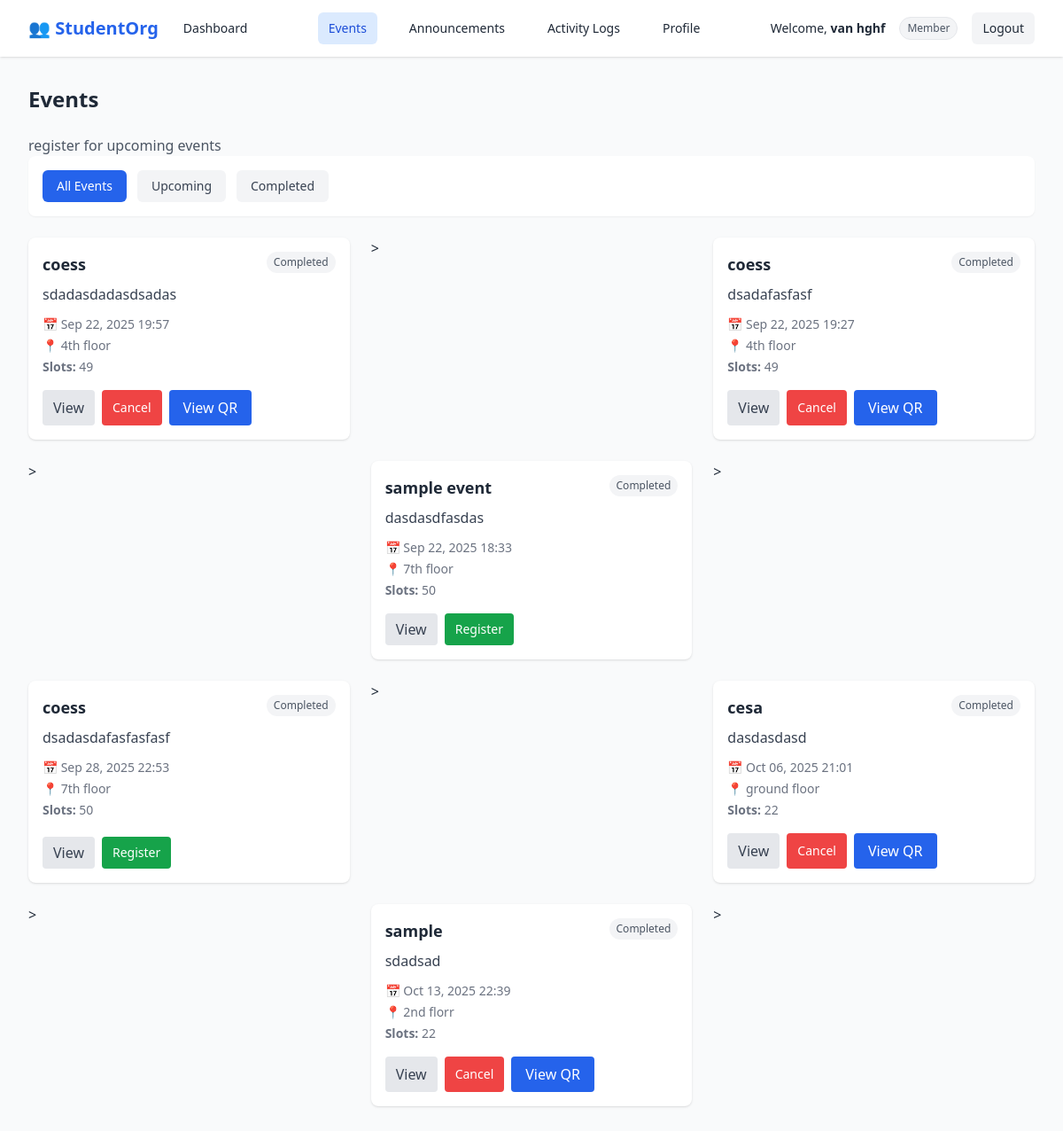
Page /events/ (signed in) on the committed database.
### accounts/models.py (models this page shows)
class Event(models.Model):
    title = models.CharField(max_length=200)
    start_datetime = models.DateTimeField(default=timezone.now)
    end_datetime = models.DateTimeField(default=timezone.now)
    location = models.CharField(max_length=255, default="TBA")
    max_slots = models.PositiveIntegerField(default=50)
    description = models.TextField(blank=True, null=True)
    def slots_remaining(self):
        return self.max_slots - self.registrations.count()
    def is_registered_by(self, user):
        return self.registrations.filter(user=user).exists()

### accounts/views.py (the view)
# urls.py: path("events/", views.event_list, name="event_list"),
@login_required
def event_list(request):
    events = Event.objects.annotate(registered_count=Count('registrations'))
    now = timezone.now()
    for e in events:
        e.registered = e.is_registered_by(request.user)
        e.form = EventForm(instance=e)
    return render(request, 'accounts/event_list.html', {
        "events": events,
        "now": now,
    })

### accounts/templates/accounts/event_list.html (shortened to what this page needs)
{% extends 'accounts/base.html' %}
{% load static %}
{% block content %}
<div class="max-w-7xl mx-auto px-4 sm:px-6 lg:px-8 py-8">
  <h1 class="text-2xl font-bold text-gray-800 mb-6">Events</h1>
  <p class="text-gray-600">register for upcoming events</p>
  <div class="bg-white rounded-lg shadow-sm p-4 mb-6">
  <div class="flex items-center flex-wrap gap-3">
    <div class="flex gap-3">
      <button class="px-4 py-2 rounded-md bg-blue-600 text-white text-sm">All Events</button>
      <button class="px-4 py-2 rounded-md bg-gray-100 text-gray-700 text-sm">Upcoming</button>
      <button class="px-4 py-2 rounded-md bg-gray-100 text-gray-700 text-sm">Completed</button>
    </div>
  </div>
</div>
  <div class="grid grid-cols-1 sm:grid-cols-2 lg:grid-cols-3 gap-6">
    {% for event in events %}
    <div class="bg-white rounded-lg shadow p-4 flex flex-col justify-between">
      <div>
        <div class="flex justify-between items-start mb-2">
          <h3 class="text-lg font-semibold">{{ event.title }}</h3>
          {% if event.start_datetime > now %}
          <span class="text-green-700 bg-green-50 px-2 py-1 rounded-full text-xs">Upcoming</span>
          {% else %}
          <span class="text-gray-600 bg-gray-100 px-2 py-1 rounded-full text-xs">Completed</span>
          {% endif %}
        </div>
        <p class="text-gray-700 line-clamp-3 mb-3">{{ event.description }}</p>
        <div class="text-sm text-gray-500 space-y-1">
          <div>📅 {{ event.start_datetime|date:"M d, Y H:i" }} </div>
          <div>📍 {{ event.location }}</div>
          <div><strong>Slots:</strong> {{ event.slots_remaining }}</div>
        </div>
      </div>
      <div class="mt-4 flex flex-wrap gap-2">
        <button onclick="openModal('modalView{{ event.id }}')"
           class="px-3 py-1 bg-gray-200 text-gray-700 rounded hover:bg-gray-300 modal-open">View</button>
        {% if user.member.role in "admin superadmin" %}
        <button onclick="openModal('modalEdit{{ event.id }}')"
           class="px-3 py-1 bg-gray-200 text-gray-700 rounded hover:bg-gray-300 modal-open">Edit</button>
        <button onclick="openModal('modalDelete{{ event.id }}')"
          class="bg-red-500 hover:bg-red-700 text-white px-3 py-2 rounded text-sm">Delete</button>
          <a href="{% url 'accounts:scan_qr' %}">
        <a href="{% url 'accounts:view_qr' event.id %}" class="px-4 py-2 bg-gray-100 hover:bg-gray-200 rounded-md text-sm">View QR</a>
          </a>
        {% else %}
        {% if event.registered %}
        <button onclick="openModal('modalCancel{{ event.id }}')"
          class="bg-red-500 hover:bg-red-700 text-white px-3 py-2 rounded text-sm">Cancel</button>
        {% elif event.slots_remaining > 0 %}
        <button onclick="openModal('modalRegister{{ event.id }}')"
          class="bg-green-600 hover:bg-green-700 text-white px-3 py-2 rounded text-sm">Register</button>
        {% endif %}
        {% endif %}
        {% if event.registered %}
      <a href="{% url 'accounts:view_qr' event.id %}"
     class="px-4 py-2 bg-blue-600 text-white rounded hover:bg-blue-700">
     View QR
  </a>
{% endif %}
      </div>
    </div>
>
    {% endfor %}
  </div>
</div>
{% endblock %}

### accounts/templates/accounts/base.html (shortened to what this page needs)
{% load static %}
<!DOCTYPE html>
<html lang="en">
<head>
  <script src="https://cdn.tailwindcss.com"></script>
  <link rel="stylesheet" href="{% static 'accounts/css/style.css' %}">
</head>
<body
  class="{% if request.resolver_match.url_name in 'login register' %}
         min-h-screen flex items-center justify-center bg-gradient-to-br from-blue-50 to-indigo-100 text-gray-800
         {% else %}
         bg-gray-50 text-gray-800
         {% endif %}">
  {% if request.resolver_match.url_name not in 'login register' %}
  <nav class="bg-white shadow">
    <div class="max-w-7xl mx-auto px-4 sm:px-6 lg:px-8">
      <div class="flex justify-between h-16 items-center">
        <div class="flex items-center space-x-4">
          <span class="text-xl font-bold text-blue-600 flex items-center">
            👥 StudentOrg
          </span>
          {% if user.is_superuser %}
            <a href="{% url 'accounts:superadmin_dashboard' %}"
               class="px-3 py-2 rounded-md text-sm font-medium
               {% if request.resolver_match.url_name == 'superadmin_dashboard' %} bg-blue-100 text-blue-700 {% else %} hover:bg-gray-100 {% endif %}">
              Dashboard
            </a>
          {% elif user.member.role == "admin" %}
            <a href="{% url 'accounts:admin_dashboard' %}"
               class="px-3 py-2 rounded-md text-sm font-medium
               {% if request.resolver_match.url_name == 'admin_dashboard' %} bg-blue-100 text-blue-700 {% else %} hover:bg-gray-100 {% endif %}">
              Dashboard
            </a>
          {% else %}
            <a href="{% url 'accounts:member_dashboard' %}"
               class="px-3 py-2 rounded-md text-sm font-medium
               {% if request.resolver_match.url_name == 'member_dashboard' %} bg-blue-100 text-blue-700 {% else %} hover:bg-gray-100 {% endif %}">
              Dashboard
            </a>
          {% endif %}
        </div>
        {% if user.member.role == "admin" or user.member.role == "superadmin" %}
        <div class="flex space-x-6">
          <a href="{% url 'accounts:membership_list' %}"
             class="px-3 py-2 rounded-md text-sm font-medium
             {% if request.resolver_match.url_name == 'membership_list' %} bg-blue-100 text-blue-700 {% else %} hover:bg-gray-100 {% endif %}">
            Members
          </a>
          <a href="{% url 'accounts:event_list' %}"
             class="px-3 py-2 rounded-md text-sm font-medium
             {% if request.resolver_match.url_name == 'event_list' %} bg-blue-100 text-blue-700 {% else %} hover:bg-gray-100 {% endif %}">
            Events
          </a>
          <a href="{% url 'accounts:announcement_list' %}"
             class="px-3 py-2 rounded-md text-sm font-medium
             {% if request.resolver_match.url_name == 'announcement_list' %} bg-blue-100 text-blue-700 {% else %} hover:bg-gray-100 {% endif %}">
            Announcements
          </a>
          <a href="{% url 'accounts:audit_log_list' %}"
             class="px-3 py-2 rounded-md text-sm font-medium
             {% if request.resolver_match.url_name == 'audit_log_list' %} bg-blue-100 text-blue-700 {% else %} hover:bg-gray-100 {% endif %}">
            Activity Logs
          </a>
          <a href="{% url 'accounts:profile_update' %}"
             class="px-3 py-2 rounded-md text-sm font-medium
             {% if request.resolver_match.url_name == 'profile_update' %} bg-blue-100 text-blue-700 {% else %} hover:bg-gray-100 {% endif %}">
            Profile
          </a>
        </div>
        {% else %}
        <div class="flex space-x-6">
          <a href="{% url 'accounts:event_list' %}"
             class="px-3 py-2 rounded-md text-sm font-medium
             {% if request.resolver_match.url_name == 'event_list' %} bg-blue-100 text-blue-700 {% else %} hover:bg-gray-100 {% endif %}">
            Events
          </a>
          <a href="{% url 'accounts:announcement_list' %}"
             class="px-3 py-2 rounded-md text-sm font-medium
             {% if request.resolver_match.url_name == 'announcement_list' %} bg-blue-100 text-blue-700 {% else %} hover:bg-gray-100 {% endif %}">
            Announcements
          </a>
          <a href="{% url 'accounts:audit_log_list' %}"
             class="px-3 py-2 rounded-md text-sm font-medium
             {% if request.resolver_match.url_name == 'audit_log_list' %} bg-blue-100 text-blue-700 {% else %} hover:bg-gray-100 {% endif %}">
            Activity Logs
          </a>
          <a href="{% url 'accounts:profile_update' %}"
             class="px-3 py-2 rounded-md text-sm font-medium
             {% if request.resolver_match.url_name == 'profile_update' %} bg-blue-100 text-blue-700 {% else %} hover:bg-gray-100 {% endif %}">
            Profile
          </a>
        </div>
        {% endif %}
        <div class="flex items-center space-x-4">
          <span class="text-sm">
            Welcome, <strong>{{ user.get_full_name|default:user.username }}</strong>
          </span>
          {% if user.is_superuser %}
            <span class="px-2 py-1 text-xs rounded-full bg-blue-100 text-blue-600 border border-blue-200">
              Superadmin
            </span>
          {% elif user.member.role == "admin" %}
            <span class="px-2 py-1 text-xs rounded-full bg-green-100 text-green-600 border border-green-200">
              Admin
            </span>
          {% else %}
            <span class="px-2 py-1 text-xs rounded-full bg-gray-100 text-gray-600 border border-gray-200">
              Member
            </span>
          {% endif %}
          <a href="{% url 'accounts:logout' %}"
             class="px-3 py-2 rounded-md bg-gray-100 hover:bg-gray-200 text-sm font-medium">
            Logout
          </a>
        </div>
      </div>
    </div>
  </nav>
  {% endif %}
  {% block content %}{% endblock %}
</body>
</html>

### rows in the picture
Event: title "coess", shows "Completed", description "sdadasdadasdsadas", start_datetime "Sep 22, 2025 19:57", location "4th floor", slots_remaining "49", shows "View QR"
Event: title "coess", shows "Completed", description "dsadafasfasf", start_datetime "Sep 22, 2025 19:27", location "4th floor", slots_remaining "49", shows "View QR"
Event: title "sample event", shows "Completed", description "dasdasdfasdas", start_datetime "Sep 22, 2025 18:33", location "7th floor", slots_remaining "50"
Event: title "coess", shows "Completed", description "dsadasdafasfasfasf", start_datetime "Sep 28, 2025 22:53", location "7th floor", slots_remaining "50"
Event: title "cesa", shows "Completed", description "dasdasdasd", start_datetime "Oct 06, 2025 21:01", location "ground floor", slots_remaining "22", shows "View QR"
Event: title "sample", shows "Completed", description "sdadsad", start_datetime "Oct 13, 2025 22:39", location "2nd florr", slots_remaining "22", shows "View QR"

### other values in the picture
{{ user.get_full_name|default:user.username }} "van hghf"
